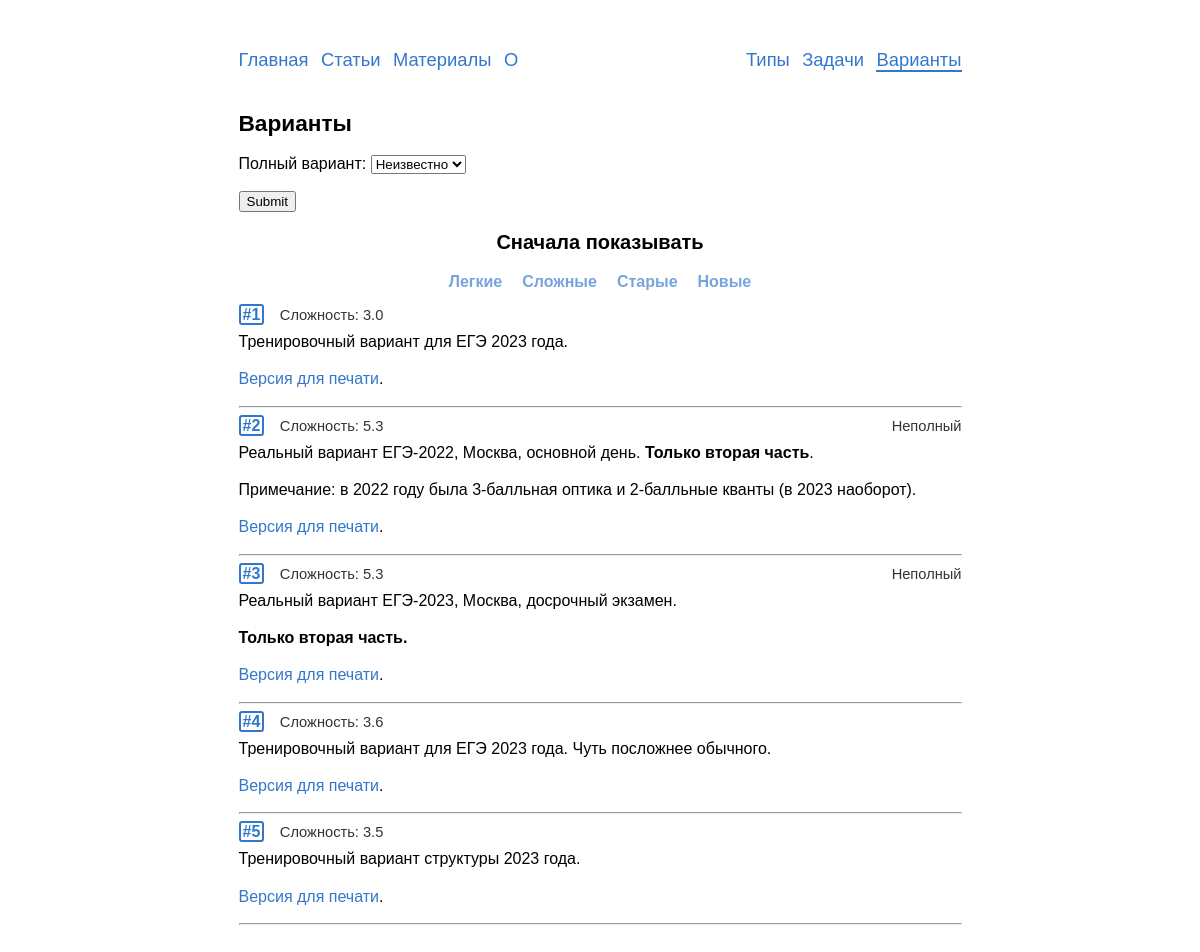
Page /variants/ on the committed database.
### variants/models.py (models this page shows, shortened)
class Variant(models.Model):
    objects = VariantManager()
    problems = SortedManyToManyField(Problem,
                                     verbose_name='задачи')
    text = models.TextField('комментарии', blank=True, null=True)
    complexity = models.FloatField('сложность', blank=True, default=0)
    is_full = models.BooleanField('полный вариант', default=True)
    show_answers = models.BooleanField('показать решения', default=True)
    date = models.DateField('дата добавления', auto_now_add=True)
    answer_slug = models.SlugField('slug для получения ответов',
                                   max_length=4, unique=False,
                                   blank=True, default='foxy',
                                   validators=[validate_answer_slug])
    class Meta:
        verbose_name = 'вариант'
        verbose_name_plural = 'варианты'
        default_related_name = 'variants'
    def get_absolute_url(self):
        return reverse('variants:detail', kwargs={'pk': self.pk})

### variants/views.py (the view, shortened to what this page needs)
# urls.py: path('', views.VariantsView.as_view(), name='list'),
class VariantsView(ListView):
    model = Variant
    template_name = 'variants/variants_list.html'
    context_object_name = 'variants'
    paginate_by = 30
    filter = VariantFilter
    def get_queryset(self):
        queryset = Variant.objects.list()
        pars = self.request.GET
        if 'order_by' in pars.keys() and pars['order_by'] in ('complexity',
                                                              'id',
                                                              '-complexity',
                                                              '-id'):
            order_by = self.request.GET['order_by']
        else:
            order_by = 'id'
        self.filterset = self.filter(self.request.GET, queryset=queryset)
        return self.filterset.qs.order_by(order_by)
    def get_context_data(self, **kwargs):
        data = super().get_context_data(**kwargs)
        data['filter'] = VariantFilter(self.request.GET)
        data['title'] = 'Варианты'
        return data

### problems/templatetags/markdown_extras.py (called while the page is built)
@register.filter()
@stringfilter
def markdown(value):
    return md.markdown(value, extensions=['markdown.extensions.fenced_code',
                                          'tables',
                                          'toc',
                                          'footnotes'])

### problems/templatetags/save_parameters.py (called while the page is built)
@register.simple_tag(takes_context=True)
def param_save(context, **kwargs):
    answ = context['request'].GET.copy()
    for param, value in kwargs.items():
        answ[param] = value
    for param in [param for param, value in answ.items() if not value]:
        del answ[param]
    return answ.urlencode()

### variants/managers.py (called while the page is built)
    def list(self):
        return (
            self.get_queryset()
                .only('id', 'complexity', 'text', 'is_full')
        )

### templates/variants/variants_list.html (shortened to what this page needs)
{% extends "base.html" %}
{% load markdown_extras %}
{% load save_parameters %}
{% load static %}
{% block content %}
  <h2>{{title}}</h2>
  <form method="get" class="no-print">
    {{ filter.form.as_p }}
    <input type="submit" />
  </form>
  <div class=center-flex><h3>Сначала показывать</h3></div>
  <div class="center-flex mb10 mt-5">
    <a class='var-sort{% if "=complexity" in request.get_full_path %} current {% endif %}' href="?{% param_save order_by="complexity" %}">Легкие</a>
    <a class='var-sort{% if "=-complexity" in request.get_full_path %} current {% endif %}' href="?{% param_save order_by="-complexity" %}">Сложные</a>
    <a class='var-sort{% if "=id" in request.get_full_path %} current {% endif %}' href="?{% param_save order_by="id" %}">Старые</a>
    <a class='var-sort{% if "=-id" in request.get_full_path %} current {% endif %}' href="?{% param_save order_by="-id" %}">Новые</a>
  </div>
  {% for variant in page_obj %}
  {% if variant.id <= 5 %}
    <div class="rel">
      <div class="var-id-in-list">
        <a href="{{variant.get_absolute_url}}"><b class='id-number'>#{{variant.id}}</b></a>
        <span class="compl">Сложность: {{variant.complexity}}</span>&nbsp;
        <span class="compl no-solution">{% if not variant.is_full %}Неполный{% endif %}</span>
      </div>
    <div>{{variant.text|markdown|safe}}</div>
    </div><hr>
  {% endif %}
    {% empty %}
    <p>Ничего не нашлось {{":("}}</p>
    <p>Попробуйте другой фильтр.</p>
  {% endfor %}
{% endblock %}

### static/css/style.css (style rules this page uses)
html { overflow-y: scroll; }
body { -webkit-hyphens: auto; -moz-hyphens: auto; -ms-hyphens: auto; hyphens: auto; margin: 0px auto; width: 723px; max-width: 100%; font-family: Tahoma, Arial; text-align: justify; font-size: 12pt; line-height: 16pt; margin-bottom:12ex; }
h1, h2, h3, h4, h5, h6 { text-align: left; }
h2 { font-size:17pt; }
h3 { font-size:15pt; }
.id-number { border: 2px solid #3377cc; border-radius: 3px; padding: 0px 2px 0px 2px; }
.rel { position: relative; }
div.rel:has(div.var-id-in-list) { min-height:3ex; }
.var-id-in-list { margin-bottom:-10px; display: flex; flex-wrap: wrap; align-items: center; line-height: 15pt; }
.compl { padding-left:2ex; font-size: 11pt; font-family: Arial; color: #333333; }
.no-solution { margin-left:auto; order:2; }
a { text-decoration: none; color: #3377cc; }
.mt-5 { margin-top:-5px; }
.mb10 { margin-bottom:10px; }
.center-flex { display: flex; justify-content: center; }
.var-sort { display: inline-block; border-radius: 3px; font-weight:900; line-height:inherit; padding: 2px 10px 3px; color: #3377ccaa; background-color: white; }

### rows in the picture
Variant: id "1", complexity "3.0", text "Тренировочный вариант для ЕГЭ 2023 года. Версия для печати ."
Variant: id "2", complexity "5.3", is_full "Неполный", text "Реальный вариант ЕГЭ-2022, Москва, основной день. Только вторая часть . Примечание: в 2022 году была 3-балльная оптика и 2-балльные кванты (в 2023 наоборот). Версия для печати ."
Variant: id "3", complexity "5.3", is_full "Неполный", text "Реальный вариант ЕГЭ-2023, Москва, досрочный экзамен. Только вторая часть. Версия для печати ."
Variant: id "4", complexity "3.6", text "Тренировочный вариант для ЕГЭ 2023 года. Чуть посложнее обычного. Версия для печати ."
Variant: id "5", complexity "3.5", text "Тренировочный вариант структуры 2023 года. Версия для печати ."

### other values in the picture
{{ title }} "Варианты"
